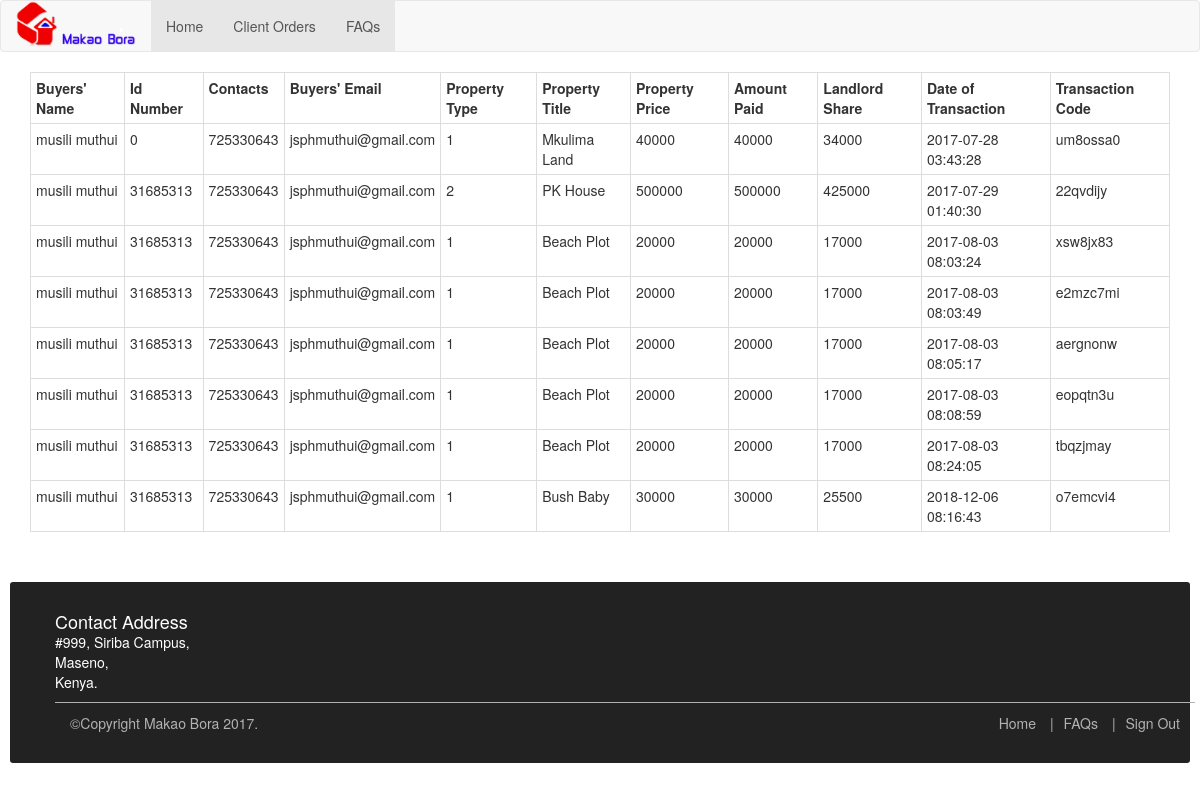
The app's page /admin/client_orders.php with its own data.
### tables this page shows
CREATE TABLE `orders` (
  `order_id` tinyint(3) NOT NULL,
  `customer_name` varchar(255) NOT NULL,
  `customer_idno` int(100) NOT NULL,
  `customer_contacts` bigint(100) NOT NULL,
  `customer_email` varchar(255) NOT NULL,
  `customer_type` int(100) NOT NULL,
  `property_cat` int(100) NOT NULL,
  `property_type` int(100) NOT NULL,
  `property_title` text NOT NULL,
  `property_owner` varchar(255) NOT NULL,
  `property_price` int(100) NOT NULL,
  `amount_paid` int(100) NOT NULL,
  `agent_amount` int(100) NOT NULL DEFAULT '0',
  `landlord_amount` int(11) NOT NULL DEFAULT '0',
  `transaction_code` varchar(255) NOT NULL,
  `date_of_transaction` timestamp NOT NULL DEFAULT CURRENT_TIMESTAMP
);

### admin/client_orders.php (the view, shortened to what this page needs)
<?php
function get_client_orders()
	{
	    $get_customer_details="select * from orders";
		$get_customer_details_results=mysql_query($get_customer_details);
		if (mysql_num_rows($get_customer_details_results)>0)
		{
			echo "
				<table class=' table table-bordered table-condensed table-hover table-responsive'>
							<tr>
								<th>Buyers' Name</th>
								<th>Id Number</th>
								<th>Contacts</th>
								<th>Buyers' Email</th>
								<th>Property Type</th>
								<th>Property Title</th>
								<th>Property Price</th>
								<th>Amount Paid</th>
								<th>Landlord Share</th>
								<th>Date of Transaction</th>
								<th>Transaction Code</th>
							</tr>";
				while($results_row=mysql_fetch_array($get_customer_details_results))
				{
					$name=$results_row['customer_name'];
					$idno=$results_row['customer_idno'];
					$contact=$results_row['customer_contacts'];
					$email=$results_row['customer_email'];
					$property_type=$results_row['property_type'];
					$property_title=$results_row['property_title'];
					$property_price=$results_row['property_price'];
					$amount_paid=$results_row['amount_paid'];
					$landlords_share=$results_row['landlord_amount'];
					$transaction_code=$results_row['transaction_code'];
					$date_of_transaction=$results_row['date_of_transaction'];
				echo"
							<tr>
								<td>$name</td>
								<td>$idno</td>
								<td>$contact</td>
								<td>$email</td>
								<td>$property_type</td>
								<td>$property_title</td>
								<td>$property_price</td>
								<td>$amount_paid</td>
								<td>$landlords_share</td>
								<td>$date_of_transaction</td>
								<td>$transaction_code</td>
							</tr>";
				}
						echo "</table>";
			}
			else
			{
				echo "You Dont Have Any Orders!!!";
			}
	}
?>
<!DOCTYPE html>
<html lang="en">
  <head>
    <link href="bootstrap/css/bootstrap.min.css" rel="stylesheet">
    <link href="/makao/style/style.css" rel="stylesheet">
  </head>
  <body>
	<div class="container-fluid">
		<div class="row">
				<nav class="navbar navbar-default ">
					<div class="navbar-header">
						<a class="navbar-brand" href="/makao/index.php"><img src="/makao/images/logo4.png" style="max-width:120px; margin-top:-15px; " ></a>
					</div>
					<div class="collapse navbar-collapse" id="myNavbar">
							<ul class="nav navbar-nav">
								<li class="active"><a href="insert_property.php">Home</a></li>
								<li class="active"><a href="client_orders.php">Client Orders</a></li>
								<li class="active"><a href="faqs.php">FAQs</a></li>
							</ul>
					</div>
				</nav>
		</div>
	</div>
  <div class="container">
	<div class="row">
	<div class="col-md-12">
		<?php echo get_client_orders(); ?>
	</div>
  </div>
  </div>
	 <footer class="site-footer">
		<div class="container">
			<div class="row">
				<div class="col-md-5">
				<h4>Contact Address </h4>
					<address>
						#999, Siriba Campus,<br>
						Maseno,<br>
						Kenya.
					</address>
				</div>
		</div>
		<div class="bottom-footer">
			<div class="col-md-5">&copy;Copyright Makao Bora 2017.</div>
			<div class="col-md-7">
				<ul class="footer-nav">
					<li><a href="/makao/index.php">Home</a></li>
					<li><a href="#">FAQs</a></li>
					<li><a href="makao/index.php">Sign Out</a></li>
				</ul>
			</div>
			</div>
		</div>
	 </footer>

### style/style.css (style rules this page uses)
html, body, div, span, applet, object, iframe, h1, h2, h3, h4, h5, h6, p, blockquote, pre, a, abbr, acronym, address, big, cite, code, del, dfn, em, img, ins, kbd, q, s, samp, small, strike, strong, sub, sup, tt, var, b, u, i, center, dl, dt, dd, ol, ul, li, fieldset, form, label, legend, table, caption, tbody, tfoot, thead, tr, th, td, article, aside, canvas, details, embed, figure, figcaption, footer, header, hgroup, menu, nav, output, ruby, section, summary, time, mark, audio, video { margin: 0; padding: 0; border: 0; vertical-align: baseline; }
article, aside, details, figcaption, figure, footer, header, hgroup, menu, nav, section { display: block; }
.site-footer { background-color:#222; color:#fff; margin-left:10px; margin-right:10px; border-radius:3px; margin-top:30px; padding:30px; }
.bottom-footer { border-top:1px solid #b2b2b2; margin-top:10px; padding-top:10px; color:#b2b2b2; }
.footer-nav { text-align:right; list-style:none; }
.footer-nav li { display:inline; }
.footer-nav li:not(:first-child):before { content:'|'; padding:0px 10px; }
.footer-nav a { color:#b2b2b2; }

### records on screen
orders: customer_name "musili muthui", customer_idno "0", customer_contacts "725330643", customer_email "jsphmuthui@gmail.com", property_type "1", property_title "Mkulima Land", property_price "40000", amount_paid "40000", landlord_amount "34000", date_of_transaction "2017-07-28 03:43:28", transaction_code "um8ossa0"
orders: customer_name "musili muthui", customer_idno "31685313", customer_contacts "725330643", customer_email "jsphmuthui@gmail.com", property_type "2", property_title "PK House", property_price "500000", amount_paid "500000", landlord_amount "425000", date_of_transaction "2017-07-29 01:40:30", transaction_code "22qvdijy"
orders: customer_name "musili muthui", customer_idno "31685313", customer_contacts "725330643", customer_email "jsphmuthui@gmail.com", property_type "1", property_title "Beach Plot", property_price "20000", amount_paid "20000", landlord_amount "17000", date_of_transaction "2017-08-03 08:03:24", transaction_code "xsw8jx83"
orders: customer_name "musili muthui", customer_idno "31685313", customer_contacts "725330643", customer_email "jsphmuthui@gmail.com", property_type "1", property_title "Beach Plot", property_price "20000", amount_paid "20000", landlord_amount "17000", date_of_transaction "2017-08-03 08:03:49", transaction_code "e2mzc7mi"
orders: customer_name "musili muthui", customer_idno "31685313", customer_contacts "725330643", customer_email "jsphmuthui@gmail.com", property_type "1", property_title "Beach Plot", property_price "20000", amount_paid "20000", landlord_amount "17000", date_of_transaction "2017-08-03 08:05:17", transaction_code "aergnonw"
orders: customer_name "musili muthui", customer_idno "31685313", customer_contacts "725330643", customer_email "jsphmuthui@gmail.com", property_type "1", property_title "Beach Plot", property_price "20000", amount_paid "20000", landlord_amount "17000", date_of_transaction "2017-08-03 08:08:59", transaction_code "eopqtn3u"
orders: customer_name "musili muthui", customer_idno "31685313", customer_contacts "725330643", customer_email "jsphmuthui@gmail.com", property_type "1", property_title "Beach Plot", property_price "20000", amount_paid "20000", landlord_amount "17000", date_of_transaction "2017-08-03 08:24:05", transaction_code "tbqzjmay"
orders: customer_name "musili muthui", customer_idno "31685313", customer_contacts "725330643", customer_email "jsphmuthui@gmail.com", property_type "1", property_title "Bush Baby", property_price "30000", amount_paid "30000", landlord_amount "25500", date_of_transaction "2018-12-06 08:16:43", transaction_code "o7emcvi4"
